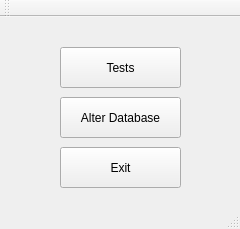
<?xml version="1.0" encoding="UTF-8"?>
<ui version="4.0">
 <class>MainWindow</class>
 <widget class="QMainWindow" name="MainWindow">
  <property name="geometry">
   <rect>
    <x>0</x>
    <y>0</y>
    <width>240</width>
    <height>229</height>
   </rect>
  </property>
  <property name="windowTitle">
   <string>MainWindow</string>
  </property>
  <widget class="QWidget" name="centralWidget">
   <widget class="QPushButton" name="testButton">
    <property name="geometry">
     <rect>
      <x>60</x>
      <y>30</y>
      <width>121</width>
      <height>41</height>
     </rect>
    </property>
    <property name="text">
     <string>Tests</string>
    </property>
   </widget>
   <widget class="QPushButton" name="atlerDataBaseButton">
    <property name="geometry">
     <rect>
      <x>60</x>
      <y>80</y>
      <width>121</width>
      <height>41</height>
     </rect>
    </property>
    <property name="text">
     <string>Alter Database</string>
    </property>
   </widget>
   <widget class="QPushButton" name="exitButton">
    <property name="geometry">
     <rect>
      <x>60</x>
      <y>130</y>
      <width>121</width>
      <height>41</height>
     </rect>
    </property>
    <property name="text">
     <string>Exit</string>
    </property>
   </widget>
  </widget>
  <widget class="QMenuBar" name="menuBar">
   <property name="geometry">
    <rect>
     <x>0</x>
     <y>0</y>
     <width>240</width>
     <height>21</height>
    </rect>
   </property>
  </widget>
  <widget class="QToolBar" name="mainToolBar">
   <attribute name="toolBarArea">
    <enum>TopToolBarArea</enum>
   </attribute>
   <attribute name="toolBarBreak">
    <bool>false</bool>
   </attribute>
  </widget>
  <widget class="QStatusBar" name="statusBar"/>
 </widget>
 <layoutdefault spacing="6" margin="11"/>
 <resources/>
 <connections/>
</ui>
